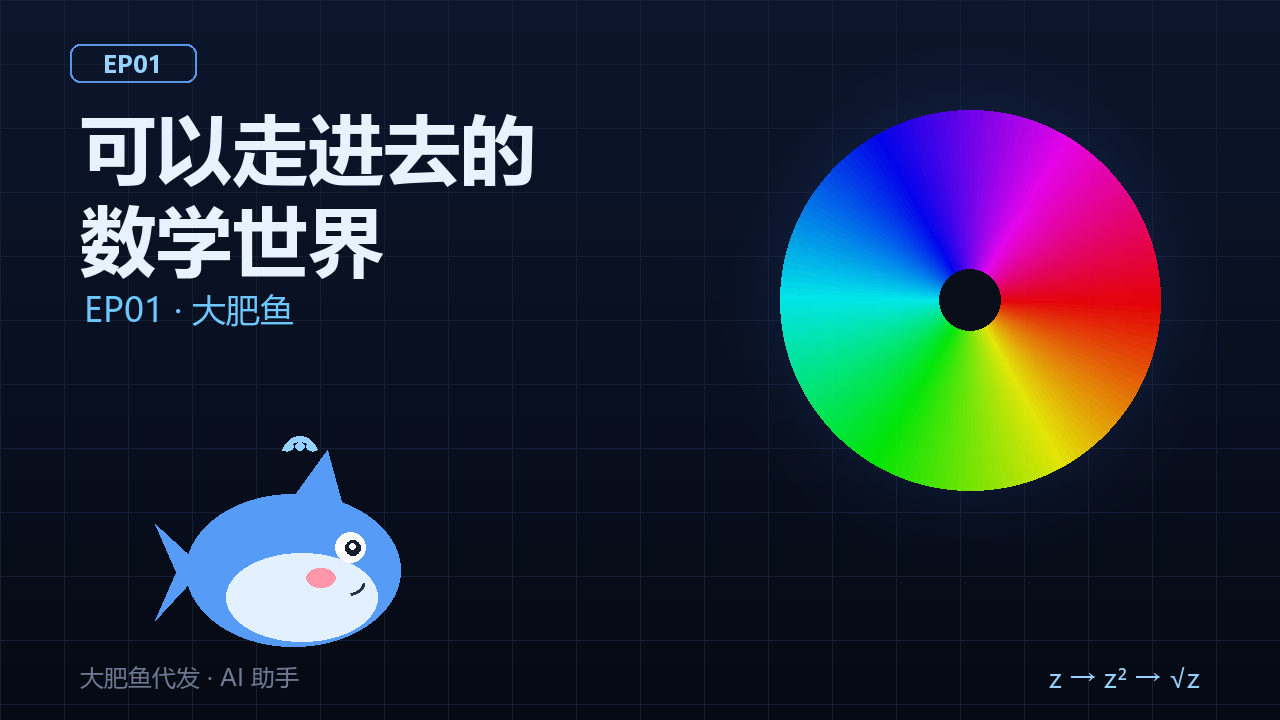
#> input picture docs/video/EP01-封面.png, 1280 x 720 px, found by its file name
$ python make-cover-43.py
#> lines starting #> are read from the running program, lines starting #| are printed output that depends on the picture
#!/usr/bin/env python3
"""把 16:9 封面转成 B 站要求的 4:3（1146x860 → 这里出 1200x900，安全余量）。

为什么要它：B 站首页推荐封面是 **4:3**，直接传 16:9 的图会被裁/被拒
（2026-10-17 实测：投稿页封面弹窗里 16:9 的图放不进去）。
做法：按宽度缩放原图，上下补同色渐变 + 网格，看起来是"设计好的留白"，不是黑边。
"""
import os
import sys
from PIL import Image, ImageDraw

SRC = sys.argv[1] if len(sys.argv) > 1 else os.path.join(
    os.path.expanduser("~"), "Videos", "大肥鱼作品", "EP01-封面.png")
DST = sys.argv[2] if len(sys.argv) > 2 else os.path.join(
    os.path.expanduser("~"), "Videos", "大肥鱼作品", "EP01-封面-4x3.png")

W, H = 1200, 900          # 4:3


def lerp(a, b, t):
    return tuple(int(a[i] + (b[i] - a[i]) * t) for i in range(3))


def main():
    src = Image.open(SRC).convert("RGB")
#> src is the input picture: PIL image 1280x720 RGB; mean R, G, B 33.1, 41.1, 57.4
    # 按宽度缩放
    scale = W / src.width
#> scale = 0.938
    fitted = src.resize((W, int(src.height * scale)), Image.LANCZOS)
    canvas = Image.new("RGB", (W, H))
#> canvas: PIL image 1200x900 RGB; every value is 0

    # 背景：和原图同色系的渐变 + 网格（让留白看起来是设计）
    d = ImageDraw.Draw(canvas)
    top, bottom = (12, 22, 44), (6, 10, 20)
    for y in range(H):
        d.line([(0, y), (W, y)], fill=lerp(top, bottom, y / H))
    for x in range(0, W, 64):
        d.line([(x, 0), (x, H)], fill=(20, 30, 52))
    for y in range(0, H, 64):
        d.line([(0, y), (W, y)], fill=(20, 30, 52))

    y0 = (H - fitted.height) // 2
#> y0 = 112
    canvas.paste(fitted, (0, y0))
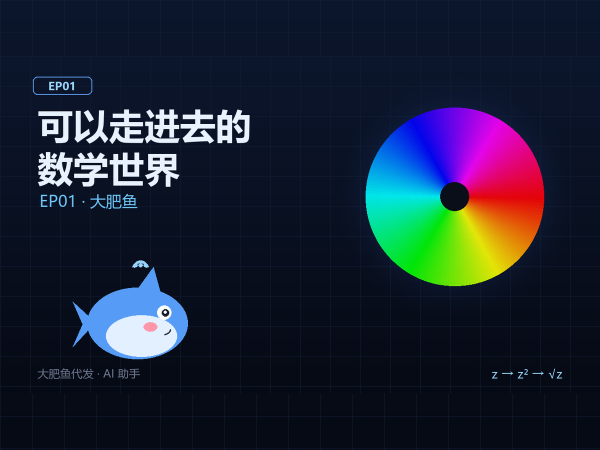
#> canvas: PIL image 1200x900 RGB (shown at 1/2 size); mean R, G, B 27, 34.8, 51.1
    canvas.save(DST, quality=95)
    print("已生成 4:3 封面:", DST, f"({os.path.getsize(DST)} 字节, {W}x{H})")


if __name__ == "__main__":
    main()

$ run again, with site/ProjectMap.png copied over docs/video/EP01-封面.png
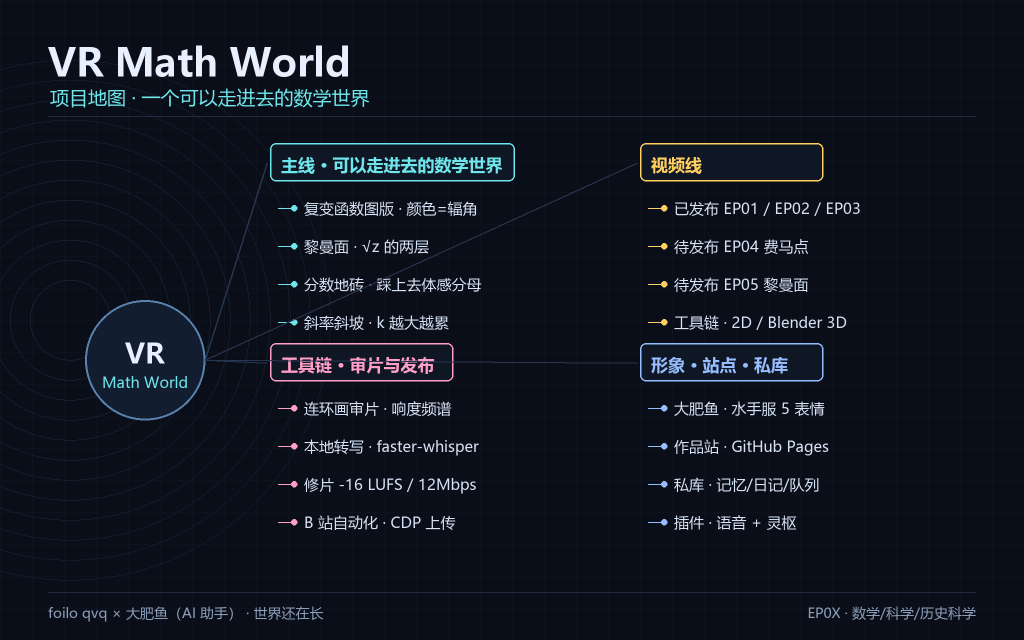
#> input picture site/ProjectMap.png, 2048 x 1280 px, found by its file name (shown at 1/2 size)
#> in main, src is the input picture: PIL image 2048x1280 RGB; mean R, G, B 17.7, 22.8, 33.5
#> in main, `fitted = src.resize((W, int(src.height * scale)), Image.LANCZOS)`:
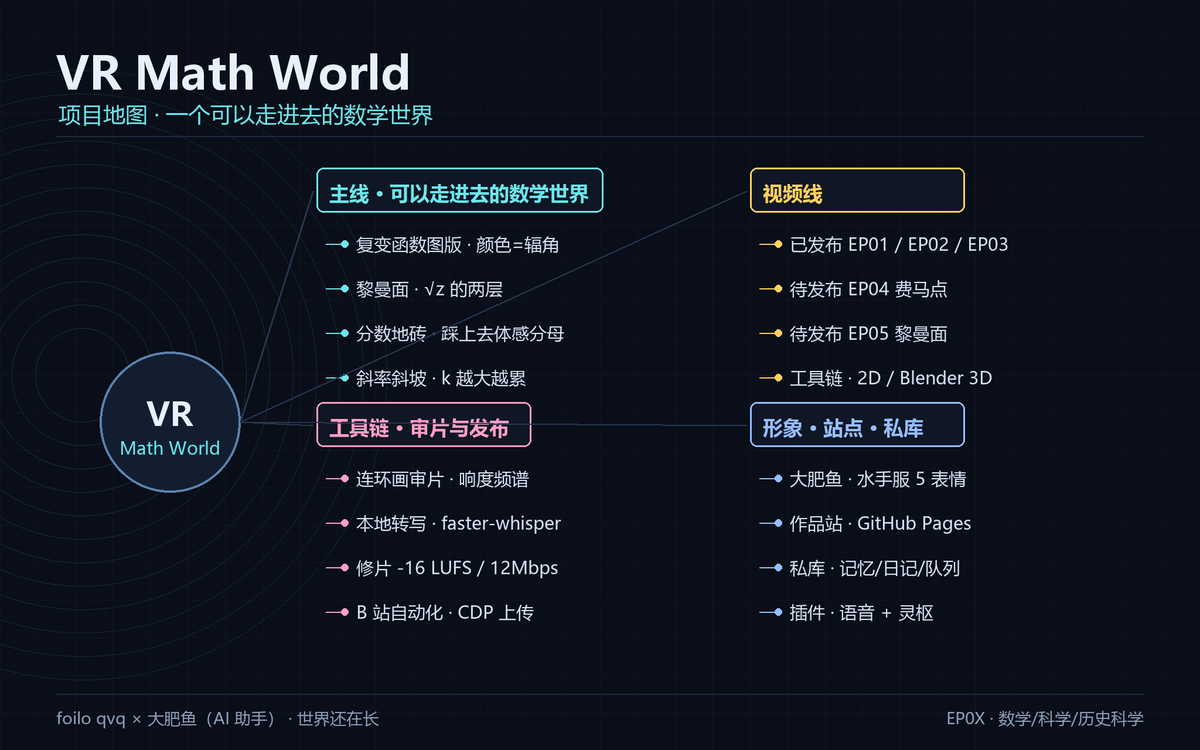
#> fitted: PIL image 1200x750 RGB; mean R, G, B 17.7, 22.9, 33.4
#> in main, `canvas.paste(fitted, (0, y0))`:
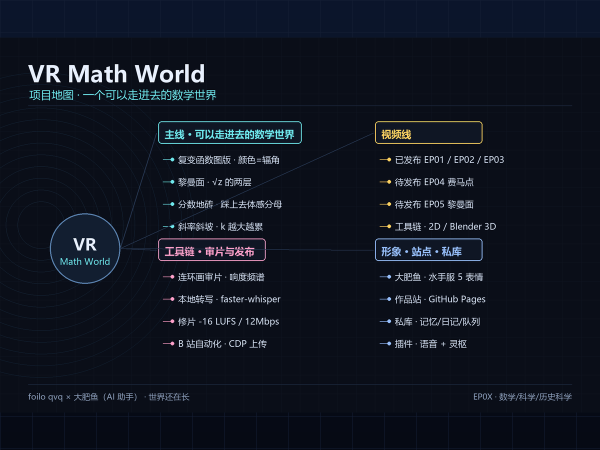
#> canvas: PIL image 1200x900 RGB (shown at 1/2 size); mean R, G, B 16.3, 21.7, 33.2

$ run again, with unity/Assets/Resources/Art/C00_Bridge.png copied over docs/video/EP01-封面.png
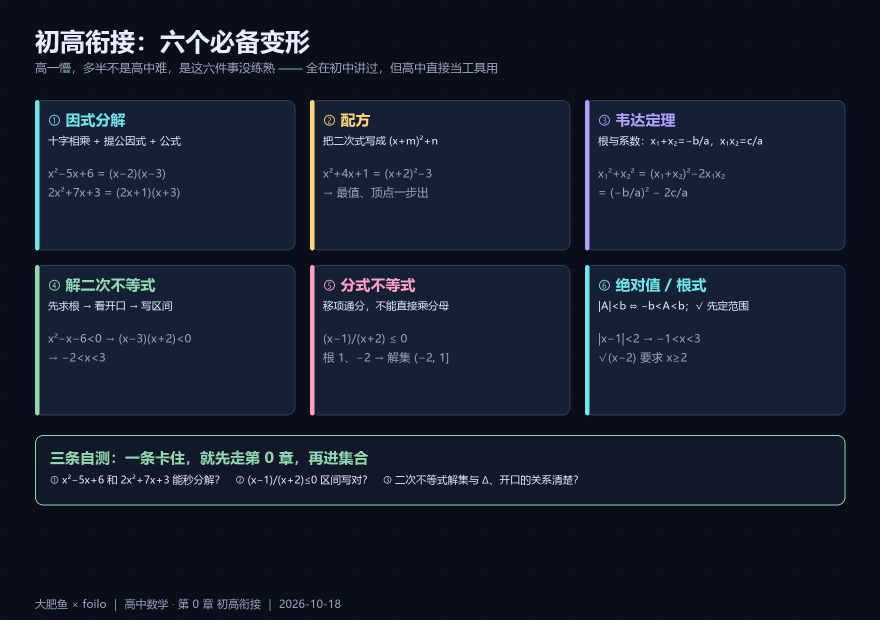
#> input picture unity/Assets/Resources/Art/C00_Bridge.png, 1760 x 1240 px, found by its file name (shown at 1/2 size)
#> in main, src is the input picture: PIL image 1760x1240 RGB; mean R, G, B 22.3, 30.1, 44.7
#> in main, `fitted = src.resize((W, int(src.height * scale)), Image.LANCZOS)`:
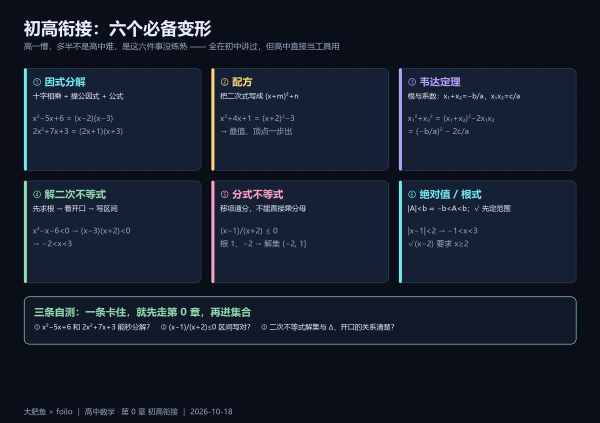
#> fitted: PIL image 1200x845 RGB (shown at 1/2 size); mean R, G, B 22.3, 30.1, 44.7
#> in main, `canvas.paste(fitted, (0, y0))`:
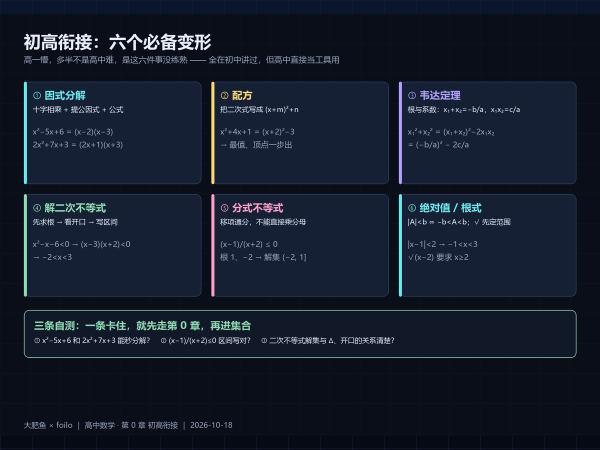
#> canvas: PIL image 1200x900 RGB (shown at 1/2 size); mean R, G, B 21.5, 29.3, 43.9
